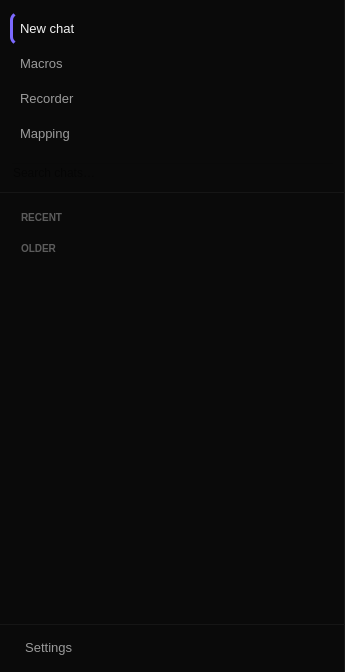
<?xml version="1.0" encoding="UTF-8"?>
<ui version="4.0">
 <class>SidebarWidget</class>
 <widget class="QWidget" name="SidebarWidget">
  <property name="geometry">
   <rect>
    <x>0</x>
    <y>0</y>
    <width>345</width>
    <height>672</height>
   </rect>
  </property>
  <property name="windowTitle">
   <string>SidebarWidget</string>
  </property>
  <property name="styleSheet">
   <string notr="true">
QWidget#SidebarWidget {
    background-color: #0a0a0a;
    border-right: 1px solid #1a1a1a;
}
QPushButton#btnNewChat,
QPushButton#btnActions,
QPushButton#btnRecorder,
QPushButton#btnMapping,
QPushButton#btnSearch {
    background-color: transparent;
    color: #9a9a9a;
    font-family: &quot;Segoe UI&quot;;
    font-size: 13px;
    text-align: left;
    padding: 9px 10px;
    border: none;
    border-radius: 8px;
}
QPushButton#btnNewChat:hover,
QPushButton#btnActions:hover,
QPushButton#btnRecorder:hover,
QPushButton#btnMapping:hover,
QPushButton#btnSearch:hover {
    background-color: #161616;
    color: #f2f2f2;
}
QPushButton#btnNewChat:checked,
QPushButton#btnActions:checked,
QPushButton#btnRecorder:checked,
QPushButton#btnMapping:checked,
QPushButton#btnSearch:checked {
    background-color: rgba(124,106,255,0.12);
    color: #f2f2f2;
    border-left: 3px solid #7c6aff;
    padding-left: 7px;
}
QLabel#sectionLabel, QLabel#sectionLabelOld {
    color: #5c5c5c;
    font-family: &quot;Syne&quot;;
    font-size: 10px;
    font-weight: 500;
    background: transparent;
    padding: 10px 8px 6px;
}
QScrollArea#chatHistoryScroll {
    background: transparent;
    border: none;
}
QScrollBar:vertical {
    background: transparent;
    width: 4px;
    margin: 0;
}
QScrollBar::handle:vertical {
    background: #232323;
    border-radius: 2px;
    min-height: 20px;
}
QScrollBar::add-line:vertical, QScrollBar::sub-line:vertical { height: 0; }
QFrame#divider1, QFrame#divider2 {
    color: #161616;
    background-color: #161616;
    max-height: 1px;
    border: none;
}
QWidget#bottomArea {
    background-color: #0a0a0a;
    border-top: 1px solid #1a1a1a;
}
QLabel#userName {
    color: #f2f2f2;
    font-family: &quot;Syne&quot;;
    font-size: 12px;
    font-weight: 500;
    background: transparent;
}
QLabel#userAvatar {
    background-color: #1e1e1e;
    color: #f2f2f2;
    font-family: &quot;Syne&quot;;
    font-size: 11px;
    font-weight: 700;
    border: 1px solid #2e2e2e;
    border-radius: 14px;
    min-width: 28px; max-width: 28px;
    min-height: 28px; max-height: 28px;
    qproperty-alignment: AlignCenter;
}
QPushButton#btnSettings {
    background-color: transparent;
    color: #9a9a9a;
    font-family: &quot;Segoe UI&quot;;
    font-size: 13px;
    text-align: left;
    padding: 9px 10px;
    border: none;
    border-radius: 8px;
}
QPushButton#btnSettings:hover {
    background-color: #161616;
    color: #f2f2f2;
}
   </string>
  </property>
  <layout class="QVBoxLayout" name="sidebarVLayout">
   <property name="spacing">
    <number>0</number>
   </property>
   <property name="leftMargin">
    <number>0</number>
   </property>
   <property name="topMargin">
    <number>0</number>
   </property>
   <property name="rightMargin">
    <number>0</number>
   </property>
   <property name="bottomMargin">
    <number>0</number>
   </property>
   <item>
    <widget class="QWidget" name="navArea" native="true">
     <property name="styleSheet">
      <string notr="true">background: transparent;</string>
     </property>
     <layout class="QVBoxLayout" name="navVLayout">
      <property name="spacing">
       <number>2</number>
      </property>
      <property name="leftMargin">
       <number>10</number>
      </property>
      <property name="topMargin">
       <number>12</number>
      </property>
      <property name="rightMargin">
       <number>10</number>
      </property>
      <property name="bottomMargin">
       <number>8</number>
      </property>
      <item>
       <widget class="QPushButton" name="btnNewChat">
        <property name="cursor">
         <cursorShape>PointingHandCursor</cursorShape>
        </property>
        <property name="text">
         <string>New chat</string>
        </property>
        <property name="checkable">
         <bool>true</bool>
        </property>
        <property name="checked">
         <bool>true</bool>
        </property>
       </widget>
      </item>
      <item>
       <widget class="QPushButton" name="btnActions">
        <property name="cursor">
         <cursorShape>PointingHandCursor</cursorShape>
        </property>
        <property name="text">
         <string>Macros</string>
        </property>
        <property name="checkable">
         <bool>true</bool>
        </property>
       </widget>
      </item>
      <item>
       <widget class="QPushButton" name="btnRecorder">
        <property name="cursor">
         <cursorShape>PointingHandCursor</cursorShape>
        </property>
        <property name="text">
         <string>Recorder</string>
        </property>
        <property name="checkable">
         <bool>true</bool>
        </property>
       </widget>
      </item>
      <item>
       <widget class="QPushButton" name="btnMapping">
        <property name="cursor">
         <cursorShape>PointingHandCursor</cursorShape>
        </property>
        <property name="text">
         <string>Mapping</string>
        </property>
        <property name="checkable">
         <bool>true</bool>
        </property>
       </widget>
      </item>
     </layout>
    </widget>
   </item>
   <item>
    <widget class="QWidget" name="chatSearchArea" native="true">
     <property name="styleSheet">
      <string notr="true">background: transparent;</string>
     </property>
     <layout class="QVBoxLayout" name="chatSearchVLayout">
      <property name="leftMargin">
       <number>10</number>
      </property>
      <property name="topMargin">
       <number>4</number>
      </property>
      <property name="rightMargin">
       <number>10</number>
      </property>
      <property name="bottomMargin">
       <number>8</number>
      </property>
      <item>
       <widget class="QLineEdit" name="chatSearchInput">
        <property name="visible">
         <bool>true</bool>
        </property>
        <property name="placeholderText">
         <string>Search chats…</string>
        </property>
       </widget>
      </item>
     </layout>
    </widget>
   </item>
   <item>
    <widget class="QFrame" name="divider1">
     <property name="frameShape">
      <enum>QFrame::HLine</enum>
     </property>
     <property name="frameShadow">
      <enum>QFrame::Plain</enum>
     </property>
    </widget>
   </item>
   <item>
    <widget class="QWidget" name="historyArea" native="true">
     <property name="styleSheet">
      <string notr="true">background: transparent;</string>
     </property>
     <layout class="QVBoxLayout" name="historyVLayout">
      <property name="spacing">
       <number>2</number>
      </property>
      <property name="leftMargin">
       <number>10</number>
      </property>
      <property name="topMargin">
       <number>8</number>
      </property>
      <property name="rightMargin">
       <number>10</number>
      </property>
      <property name="bottomMargin">
       <number>8</number>
      </property>
      <item>
       <widget class="QLabel" name="sectionLabel">
        <property name="text">
         <string>RECENT</string>
        </property>
       </widget>
      </item>
      <item>
       <widget class="QLabel" name="sectionLabelOld">
        <property name="text">
         <string>OLDER</string>
        </property>
       </widget>
      </item>
      <item>
       <spacer>
        <property name="orientation">
         <enum>Qt::Vertical</enum>
        </property>
        <property name="sizeHint" stdset="0">
         <size>
          <width>20</width>
          <height>40</height>
         </size>
        </property>
       </spacer>
      </item>
     </layout>
    </widget>
   </item>
   <item>
    <widget class="QFrame" name="divider2">
     <property name="frameShape">
      <enum>QFrame::HLine</enum>
     </property>
     <property name="frameShadow">
      <enum>QFrame::Plain</enum>
     </property>
    </widget>
   </item>
   <item>
    <widget class="QWidget" name="footerArea" native="true">
     <layout class="QVBoxLayout" name="footerVLayout">
      <property name="leftMargin"><number>8</number></property>
      <property name="topMargin"><number>6</number></property>
      <property name="rightMargin"><number>8</number></property>
      <property name="bottomMargin"><number>8</number></property>
      <item>
       <widget class="QPushButton" name="btnSettings">
        <property name="cursor">
         <cursorShape>PointingHandCursor</cursorShape>
        </property>
        <property name="text">
         <string>  Settings</string>
        </property>
        <property name="iconSize">
         <size>
          <width>14</width>
          <height>14</height>
         </size>
        </property>
        <property name="flat">
         <bool>true</bool>
        </property>
       </widget>
      </item>
     </layout>
    </widget>
   </item>
  </layout>
 </widget>
 <resources/>
 <connections/>
</ui>
